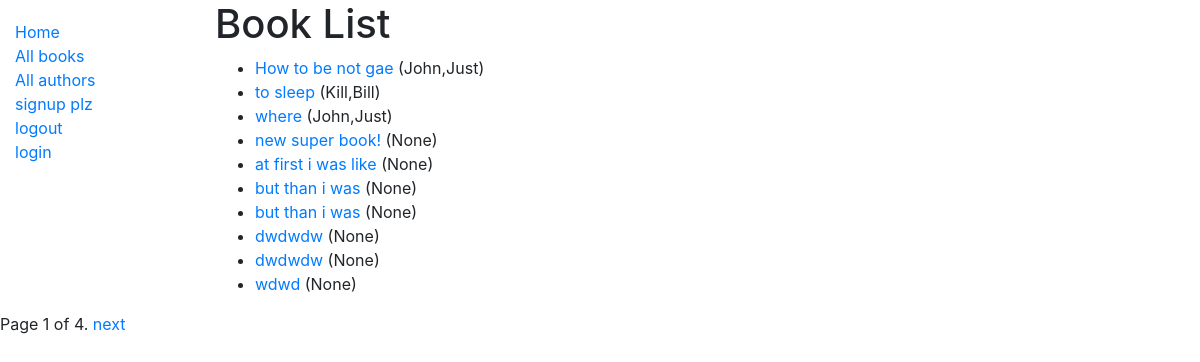
Page /app1/books/ on the committed database.
### app1/models.py (models this page shows, shortened)
class Book(models.Model):
	title = models.CharField(max_length=200)
	author = models.ForeignKey('Author', on_delete = models.SET_NULL, null = True)
	summary = models.TextField(max_length=1000,help_text = 'description of the book')
	isbn = models.CharField('ISBN',max_length=13,help_text= '13 Character <a href="https://www.isbn-international.org/content/what-isbn">ISBN number</a>')
	genre = models.ManyToManyField(Genre,help_text = 'select genre for this book')
	lang = models.ForeignKey('Language',on_delete = models.SET_NULL, null = True)
	def get_absolute_url(self):
		return reverse('app1:book-detail', args=[str(self.id)])
	def display_genre(self):
		return ', '.join(genre.name for genre in self.genre.all()[:3])
	display_genre.short_description = 'Genre'

class Author(models.Model):
	first_name = models.CharField(max_length=100)
	last_name = models.CharField(max_length=100)
	date_of_birth = models.DateField(null = True,blank = True)
	date_of_death = models.DateField('Died', null = True, blank = True)
	class Meta:
		ordering = ['last_name','first_name']
	def __str__(self):
		return f'{self.last_name},{self.first_name}'

### app1/views.py (the view)
# urls.py: path('books/', views.BookListView.as_view(), name='books'),
class BookListView(generic.ListView):
    model = Book
    paginate_by = 10
    context_object_name = 'book_list'   # your own name for the list as a template variable
    queryset = Book.objects.all()
    template_name = 'app1/book_list.html'  # Specify your own template name/location

### app1/templates/app1/book_list.html
{% extends "app1/base_generic.html" %}
{% block content %}
  <h1>Book List</h1>
  {% if book_list %}
  <ul>
    {% for book in book_list %}
      <li>
        <a href="{{ book.get_absolute_url }}">{{ book.title }}</a> ({{book.author}})
      </li>
    {% endfor %}
  </ul>
  {% else %}
    <p>There are no books in the library.</p>
  {% endif %}
{% endblock %}

### app1/templates/app1/base_generic.html (shortened to what this page needs)
<!DOCTYPE html>
<html lang="en">
<head>
  <link rel="stylesheet" href="https://stackpath.bootstrapcdn.com/bootstrap/4.1.3/css/bootstrap.min.css">
  {% load static %}
  <link rel="stylesheet" href="{% static 'css/styles.css' %}">
</head>
<body>
  <div class="container-fluid">
    <div class="row">
      <div class="col-sm-2">
      {% block sidebar %}
        <ul class="sidebar-nav">
          <li><a href="{% url 'app1:index' %}">Home</a></li>
          <li><a href="{% url 'app1:books' %}">All books</a></li>
          <li><a href="{% url 'app1:authors' %}">All authors</a></li>
          <li><a href="{% url 'app1:signup' %}">signup plz</a></li>
          <li><a href="{% url 'app1:logout' %}">logout</a></li>
          <li><a href="{% url 'app1:login' %}">login</a></li>
        </ul>
     {% endblock %}
      </div>
      <div class="col-sm-10 ">{% block content %}{% endblock %}</div>
      {% block pagination %}
    {% if is_paginated %}
        <div class="pagination">
            <span class="page-links">
                <span class="page-current">
                    Page {{ page_obj.number }} of {{ page_obj.paginator.num_pages }}.
                </span>
                {% if page_obj.has_next %}
                    <a href="{{ request.path }}?page={{ page_obj.next_page_number }}">next</a>
                {% endif %}
            </span>
        </div>
    {% endif %}
  {% endblock %}
    </div>
  </div>
</body>
</html>

### app1/static/styles.css (style rules this page uses)
.sidebar-nav { margin-top: 20px; padding: 0; list-style: none; }

### rows in the picture
Book: title "How to be not gae", author "John,Just"
Book: title "to sleep", author "Kill,Bill"
Book: title "where", author "John,Just"
Book: title "new super book!", author "None"
Book: title "at first i was like", author "None"
Book: title "but than i was", author "None"
Book: title "but than i was", author "None"
Book: title "dwdwdw", author "None"
Book: title "dwdwdw", author "None"
Book: title "wdwd", author "None"

### other values in the picture
{{ page_obj.number }} "1"
{{ page_obj.paginator.num_pages }} "4"
